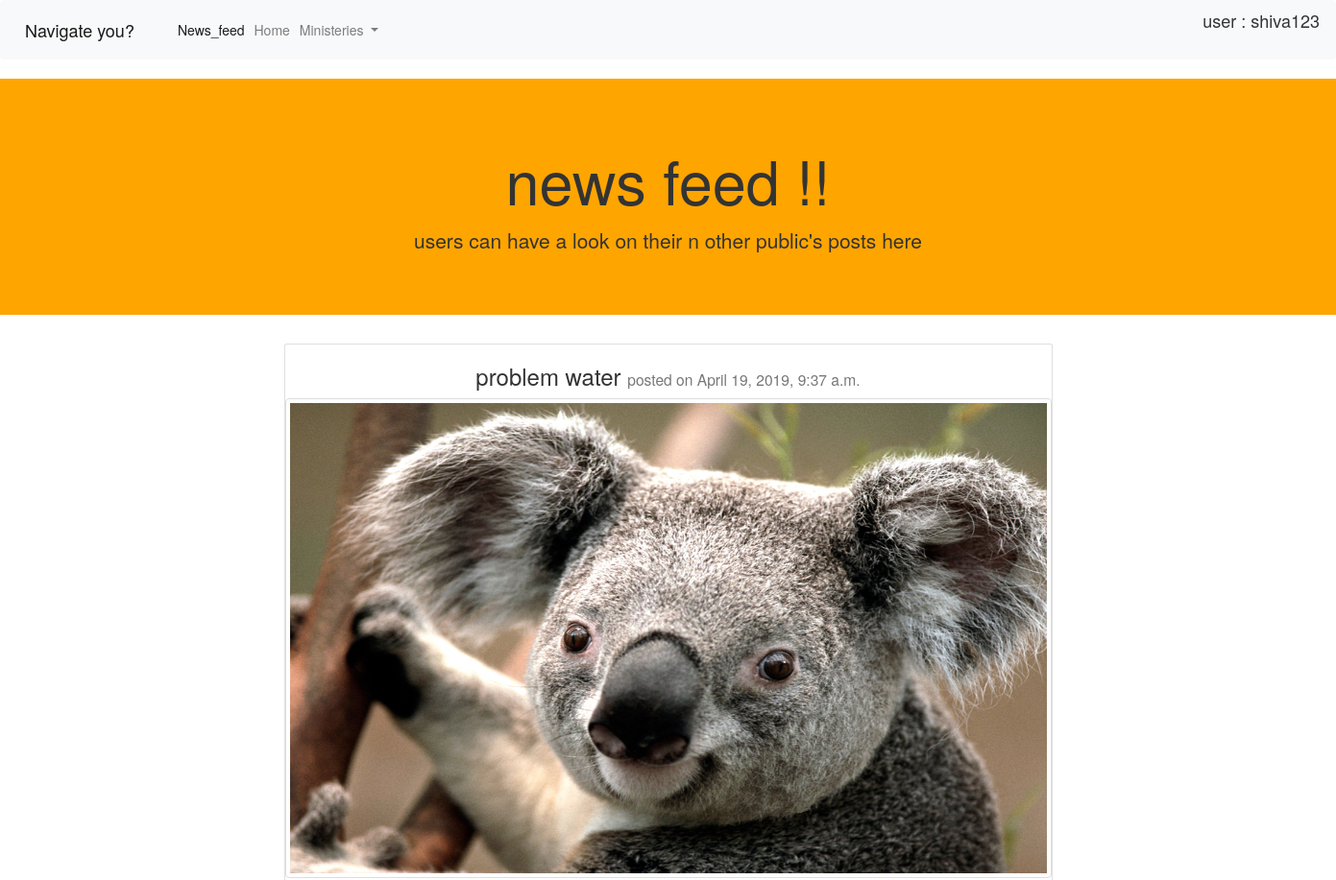
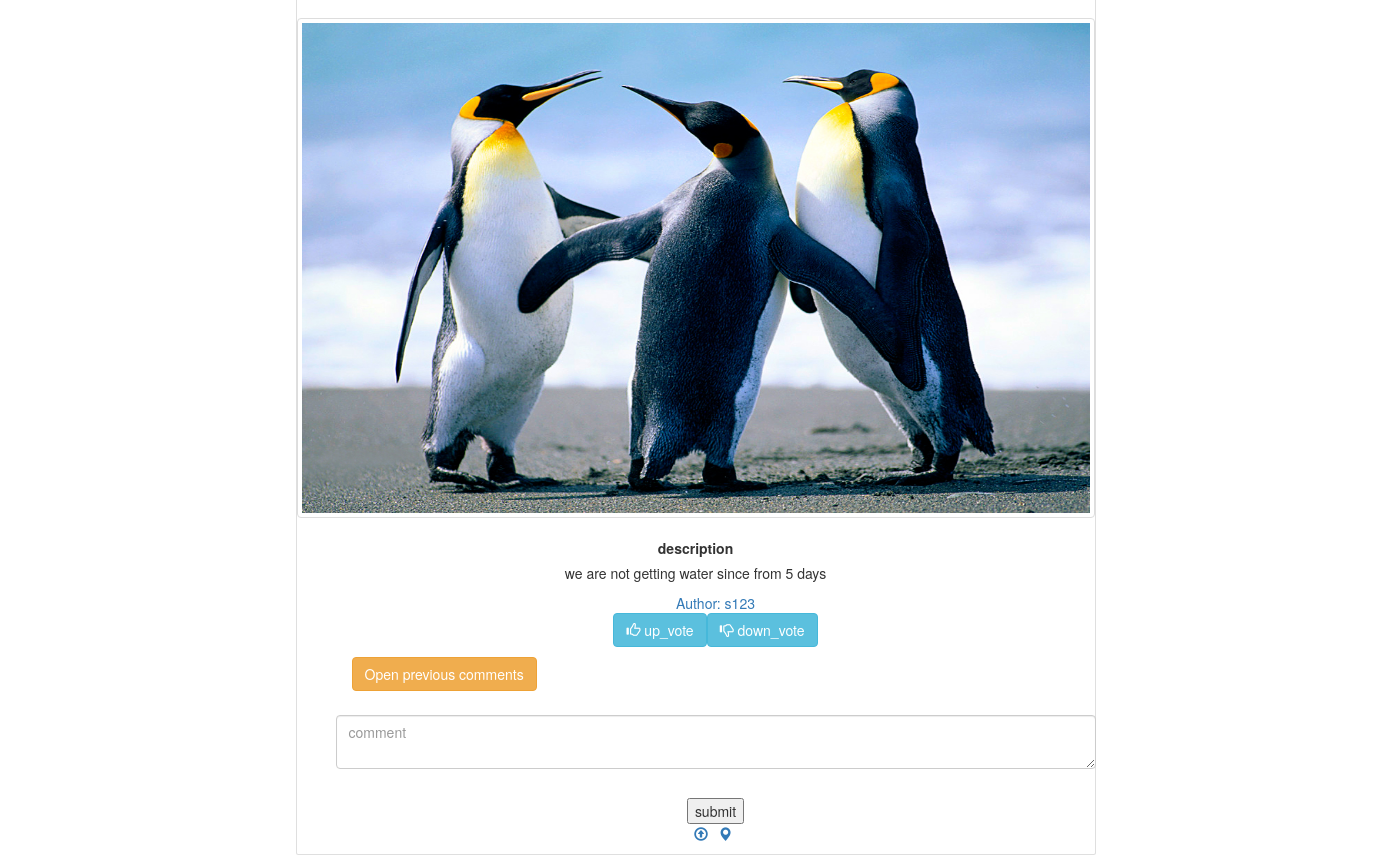
The app's page /socialissue/newsdata/2/ (signed in) with its own data (2 pictures, top to bottom).
### socialissue/models.py (models this page shows, shortened)
class Post(models.Model):
    post_status = (('nv', 'not verified'),('v','verified'),('p','posted'),('s','solved'),('r','rejected'))
    user_post = models.ForeignKey(Profile, on_delete=models.CASCADE )
    description = models.TextField()
    area = models.TextField(null=True)
    constituency = models.CharField(max_length=50, null=True)
    problem_statement = models.CharField(max_length=70,blank=True)
    date_posted = models.DateTimeField(auto_now_add=True)
    weightage = models.IntegerField(default=0)
    downvote_count = models.IntegerField(default=0)
    upvote_count = models.IntegerField(default=0)
    status_of_post = models.CharField(blank=True, choices=post_status , max_length=20)
    file_data = models.FileField( upload_to='files/', blank=True)
    alloted_time = models.DateTimeField(blank=True, null=True)
    def __str__(self):
        return "user : %s--> problem : %s"%(self.user_post.user.username,self.problem_statement)

class Photos(models.Model):
    user_post = models.ForeignKey(Post, on_delete=models.CASCADE )
    photos_post = models.ImageField(blank=True,upload_to='images/')

class Profile(models.Model):
    person=(('a','admin'),('n','normal'),('p','politician'))
    user = models.OneToOneField(User, on_delete=models.CASCADE)
    address = models.TextField()
    mobile_no = models.CharField(max_length=10,blank=True)
    constituency = models.CharField(max_length=50)
    location = models.CharField(max_length=30 )
    designation = models.CharField(max_length=20,default='n',choices=person)

### socialissue/views.py (the view)
def newsdata(request,name):
    if request.user.is_authenticated:
        proobj=Profile.objects.get(user=request.user)
        print(request.POST)
        postdata = Post.objects.get(id=name)
        obj=''
        conval=False
        if postdata.status_of_post=='v':
            conval=True
            obj='due date to raise the issue '+str(postdata.alloted_time)
        else:
            obj='your problem will be solved by '+str(postdata.alloted_time)
        try:
            votecomm= Votes_Comments.objects.filter(user_post=name)
        except:
            print('e')
            votecomm=[]
        ovobj = Only_votes.objects.filter(user_vote=proobj.id,user_post=postdata.id)
        if ovobj is None:
            ovobj=[]
        photodata=Photos.objects.filter(user_post=name)
        print(ovobj,name,postdata,proobj.id,postdata.id)
        if proobj.designation=='n':
            return render(request,"newsdata.html",{'somedata':obj,'ov_obj':ovobj,'post_data':postdata,'vote_comm':votecomm,'photo_data':photodata})
        elif proobj.designation=='p':
            return render(request,"polnewsdata.html",{'ov_obj':ovobj,'post_data':postdata,'vote_comm':votecomm,'photo_data':photodata})
        else:
            return render(request,"adminnewsdata.html",{'cval':conval,'ov_obj':ovobj,'post_data':postdata,'vote_comm':votecomm,'photo_data':photodata})
    else:
        return redirect('user_login')

### socialissue/templates/newsdata.html (shortened to what this page needs)
<!doctype html>
<html lang="en">
  <head>
    <link rel="stylesheet" href="https://maxcdn.bootstrapcdn.com/bootstrap/4.0.0/css/bootstrap.min.css">
    <link rel="stylesheet" href="https://maxcdn.bootstrapcdn.com/bootstrap/3.4.0/css/bootstrap.min.css">
  </head>
  <body>
<nav class="navbar navbar-expand-lg navbar-light bg-light">
  <a class="navbar-brand" href="#">Navigate you?</a>
  <div class="collapse navbar-collapse" id="navbarSupportedContent">
    <ul class="navbar-nav mr-auto">
      <li class="nav-item active">
        <a class="nav-link" href="#">News_feed<span class="sr-only">(current)</span></a>
      </li>
      <li class="nav-item">
        <a class="nav-link" href="landing.html">Home</a>
      </li>
      <li class="nav-item dropdown">
        <a class="nav-link dropdown-toggle" href="#" id="navbarDropdown" role="button" data-toggle="dropdown" aria-haspopup="true" aria-expanded="false">
          Ministeries
        </a>
      </li>
      </ul>
    <div class="topright">user : {{request.user.username}}
      </div></div>
</nav>
<div class="jumbotron jumbotron-fluid" style="background-color:orange">
  <div class="container">
    <h1 class="display-4" align="center">news feed !!</h1>
    <p class="lead" align="center">users can have a look on their n other public's posts here </p>
  </div>
</div>
<div class="medium-8 columns"><center>
   <div class="card" style="width: 80rem;">
<h3>problem {{post_data.problem_statement}} <small>posted on {{post_data.date_posted}}</small></h3>
{% for i in photo_data%}
<img class="thumbnail" height="500px" src="{{i.photos_post.url}}">
{% endfor %}
<label>description</label>
<p>{{ post_data.description}}</p>
<div class="callout">
<ul class="menu simple">
<a href="#">Author: {{post_data.user_post.user.username}}</a>
<div>
    <p><a href="/socialissue/upvote/{{post_data.id}}/" class="btn btn-info ">
          <span class="glyphicon glyphicon-thumbs-up"></span> up_vote
        </a><a href="#" class="btn btn-info">
          <span class="glyphicon glyphicon-thumbs-down"></span> down_vote
        </a>
      </p>
    <form class="form-horizontal" role="form" action="{% url 'comment' %}" method="POST">
        <div class="container">
            <p align="left"><button type="button" class="btn btn-warning" data-toggle="modal" data-target="#myModal">Open previous comments</button></p>
  </div>
            <div class="form-group" style="padding:14px;">
            <textarea class="form-control" placeholder="comment" name="comment"></textarea>
                                    </div>
                                    <input type="submit" name="submit" value="submit"/>
                            </form>
     <ul class="list-inline"><li><a href=""><i class="glyphicon glyphicon-upload"></i></a></li><li><a href=""><i class="glyphicon glyphicon-map-marker"></i></a></li></ul>
                          </div>
</ul>
</div>
       </div>
    </center>
</div>
  </body>
</html>

### socialissue/templates/newsdata.html (style rules this page uses)
.topright { position: absolute; top: 8px; right: 16px; font-size: 18px; }

### records on screen
Post: problem_statement "water", date_posted "April 19, 2019, 9:37 a.m.", description "we are not getting water since from 5 days", user_post.user.username "s123"
Photos: photos_post (picture)
Photos: photos_post (picture)

### other values on screen
{{ request.user.username }} "shiva123"
